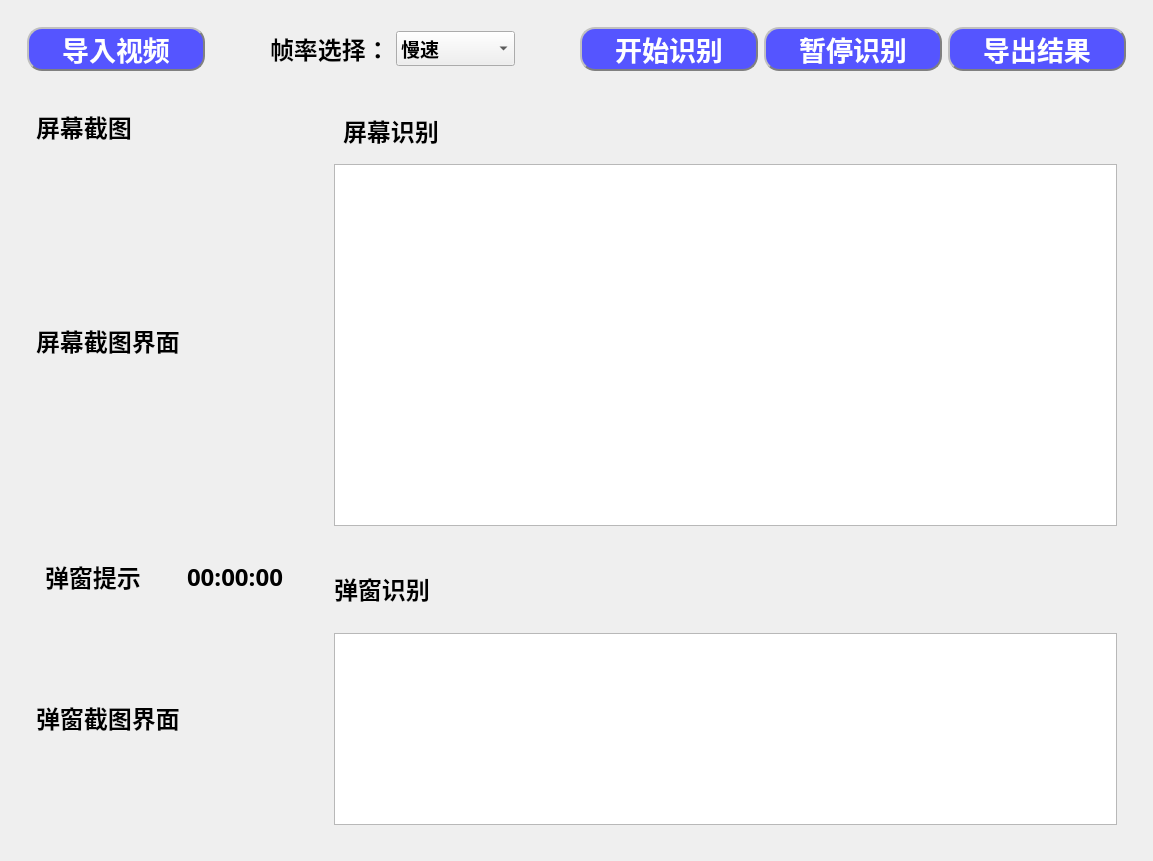
<?xml version="1.0" encoding="UTF-8"?>
<ui version="4.0">
 <class>MainWindow</class>
 <widget class="QMainWindow" name="MainWindow">
  <property name="geometry">
   <rect>
    <x>0</x>
    <y>0</y>
    <width>1153</width>
    <height>861</height>
   </rect>
  </property>
  <property name="windowTitle">
   <string>MainWindow</string>
  </property>
  <widget class="QWidget" name="centralwidget">
   <layout class="QGridLayout" name="gridLayout">
    <item row="0" column="0">
     <widget class="QWidget" name="widget_3" native="true">
      <layout class="QFormLayout" name="formLayout">
       <item row="0" column="0" colspan="2">
        <widget class="QWidget" name="widget_13" native="true">
         <layout class="QHBoxLayout" name="horizontalLayout_4" stretch="3,1,2,2,1,3,3,3">
          <item>
           <widget class="QPushButton" name="SelFile">
            <property name="font">
             <font>
              <family>微软雅黑</family>
              <pointsize>20</pointsize>
              <weight>75</weight>
              <bold>true</bold>
             </font>
            </property>
            <property name="styleSheet">
             <string notr="true">color: rgb(255, 255, 255);
background-color: rgb(85, 85, 255);
border-radius: 15px;  
border: 2px groove gray;
border-style: outset;
</string>
            </property>
            <property name="text">
             <string>导入视频</string>
            </property>
           </widget>
          </item>
          <item>
           <spacer name="horizontalSpacer_2">
            <property name="orientation">
             <enum>Qt::Horizontal</enum>
            </property>
            <property name="sizeHint" stdset="0">
             <size>
              <width>40</width>
              <height>20</height>
             </size>
            </property>
           </spacer>
          </item>
          <item>
           <widget class="QLabel" name="label_img_3">
            <property name="font">
             <font>
              <family>微软雅黑</family>
              <pointsize>18</pointsize>
              <weight>75</weight>
              <bold>true</bold>
             </font>
            </property>
            <property name="text">
             <string>帧率选择：</string>
            </property>
           </widget>
          </item>
          <item>
           <widget class="QComboBox" name="comboBox">
            <property name="font">
             <font>
              <family>微软雅黑</family>
              <pointsize>14</pointsize>
              <weight>75</weight>
              <bold>true</bold>
             </font>
            </property>
            <property name="styleSheet">
             <string notr="true"/>
            </property>
            <item>
             <property name="text">
              <string>慢速</string>
             </property>
            </item>
            <item>
             <property name="text">
              <string>中速</string>
             </property>
            </item>
            <item>
             <property name="text">
              <string>快速</string>
             </property>
            </item>
           </widget>
          </item>
          <item>
           <spacer name="horizontalSpacer_5">
            <property name="orientation">
             <enum>Qt::Horizontal</enum>
            </property>
            <property name="sizeHint" stdset="0">
             <size>
              <width>40</width>
              <height>20</height>
             </size>
            </property>
           </spacer>
          </item>
          <item>
           <widget class="QPushButton" name="RunProgram">
            <property name="font">
             <font>
              <family>微软雅黑</family>
              <pointsize>20</pointsize>
              <weight>75</weight>
              <bold>true</bold>
             </font>
            </property>
            <property name="styleSheet">
             <string notr="true">color: rgb(255, 255, 255);
background-color: rgb(85, 85, 255);
border-radius: 15px;  
border: 2px groove gray;
border-style: outset;
</string>
            </property>
            <property name="text">
             <string>开始识别</string>
            </property>
           </widget>
          </item>
          <item>
           <widget class="QPushButton" name="pushButton_stop">
            <property name="enabled">
             <bool>true</bool>
            </property>
            <property name="font">
             <font>
              <family>微软雅黑</family>
              <pointsize>20</pointsize>
              <weight>75</weight>
              <bold>true</bold>
             </font>
            </property>
            <property name="styleSheet">
             <string notr="true">color: rgb(255, 255, 255);
background-color: rgb(85, 85, 255);
border-radius: 15px;  
border: 2px groove gray;
border-style: outset;
</string>
            </property>
            <property name="text">
             <string>暂停识别</string>
            </property>
            <property name="default">
             <bool>false</bool>
            </property>
            <property name="flat">
             <bool>true</bool>
            </property>
           </widget>
          </item>
          <item>
           <widget class="QPushButton" name="pushButton_run">
            <property name="font">
             <font>
              <family>微软雅黑</family>
              <pointsize>20</pointsize>
              <weight>75</weight>
              <bold>true</bold>
             </font>
            </property>
            <property name="styleSheet">
             <string notr="true">color: rgb(255, 255, 255);
background-color: rgb(85, 85, 255);
border-radius: 15px;  
border: 2px groove gray;
border-style: outset;
</string>
            </property>
            <property name="text">
             <string>导出结果</string>
            </property>
           </widget>
          </item>
         </layout>
        </widget>
       </item>
       <item row="1" column="0">
        <widget class="QWidget" name="widget_12" native="true">
         <layout class="QVBoxLayout" name="verticalLayout_8" stretch="3,2">
          <item>
           <widget class="QWidget" name="widget_9" native="true">
            <layout class="QVBoxLayout" name="verticalLayout_6" stretch="1,8">
             <item>
              <widget class="QLabel" name="label_img_7">
               <property name="font">
                <font>
                 <family>微软雅黑</family>
                 <pointsize>18</pointsize>
                 <weight>75</weight>
                 <bold>true</bold>
                </font>
               </property>
               <property name="text">
                <string>屏幕截图</string>
               </property>
              </widget>
             </item>
             <item>
              <widget class="QLabel" name="label_raw">
               <property name="font">
                <font>
                 <family>微软雅黑</family>
                 <pointsize>18</pointsize>
                 <weight>75</weight>
                 <bold>true</bold>
                </font>
               </property>
               <property name="text">
                <string>屏幕截图界面</string>
               </property>
              </widget>
             </item>
            </layout>
           </widget>
          </item>
          <item>
           <widget class="QWidget" name="widget_10" native="true">
            <layout class="QVBoxLayout" name="verticalLayout_7" stretch="1,8">
             <item>
              <widget class="QWidget" name="widget_11" native="true">
               <layout class="QHBoxLayout" name="horizontalLayout" stretch="5,5,1">
                <item>
                 <widget class="QLabel" name="label_img_5">
                  <property name="font">
                   <font>
                    <family>微软雅黑</family>
                    <pointsize>18</pointsize>
                    <weight>75</weight>
                    <bold>true</bold>
                   </font>
                  </property>
                  <property name="text">
                   <string>弹窗提示</string>
                  </property>
                 </widget>
                </item>
                <item>
                 <spacer name="horizontalSpacer">
                  <property name="orientation">
                   <enum>Qt::Horizontal</enum>
                  </property>
                  <property name="sizeHint" stdset="0">
                   <size>
                    <width>40</width>
                    <height>20</height>
                   </size>
                  </property>
                 </spacer>
                </item>
                <item>
                 <widget class="QLabel" name="label_time">
                  <property name="font">
                   <font>
                    <family>微软雅黑</family>
                    <pointsize>18</pointsize>
                    <weight>75</weight>
                    <bold>true</bold>
                   </font>
                  </property>
                  <property name="text">
                   <string>00:00:00</string>
                  </property>
                 </widget>
                </item>
               </layout>
              </widget>
             </item>
             <item>
              <widget class="QLabel" name="label_pop_notification">
               <property name="font">
                <font>
                 <family>微软雅黑</family>
                 <pointsize>18</pointsize>
                 <weight>75</weight>
                 <bold>true</bold>
                </font>
               </property>
               <property name="text">
                <string>弹窗截图界面</string>
               </property>
              </widget>
             </item>
            </layout>
           </widget>
          </item>
         </layout>
        </widget>
       </item>
       <item row="1" column="1">
        <widget class="QWidget" name="widget_4" native="true">
         <layout class="QVBoxLayout" name="verticalLayout_5" stretch="3,2">
          <item>
           <widget class="QWidget" name="widget" native="true">
            <layout class="QVBoxLayout" name="verticalLayout" stretch="1,8">
             <item>
              <widget class="QWidget" name="widget_5" native="true">
               <layout class="QHBoxLayout" name="horizontalLayout_2">
                <item>
                 <widget class="QLabel" name="label">
                  <property name="font">
                   <font>
                    <family>微软雅黑</family>
                    <pointsize>18</pointsize>
                    <weight>75</weight>
                    <bold>true</bold>
                   </font>
                  </property>
                  <property name="text">
                   <string>屏幕识别</string>
                  </property>
                  <property name="textFormat">
                   <enum>Qt::AutoText</enum>
                  </property>
                 </widget>
                </item>
               </layout>
              </widget>
             </item>
             <item>
              <widget class="QTextEdit" name="listWidget"/>
             </item>
            </layout>
           </widget>
          </item>
          <item>
           <widget class="QWidget" name="widget_2" native="true">
            <layout class="QVBoxLayout" name="verticalLayout_3" stretch="1,0">
             <item>
              <widget class="QLabel" name="label_img_4">
               <property name="font">
                <font>
                 <family>微软雅黑</family>
                 <pointsize>18</pointsize>
                 <weight>75</weight>
                 <bold>true</bold>
                </font>
               </property>
               <property name="text">
                <string>弹窗识别</string>
               </property>
              </widget>
             </item>
             <item>
              <widget class="QTextEdit" name="listWidget2"/>
             </item>
            </layout>
           </widget>
          </item>
         </layout>
        </widget>
       </item>
      </layout>
     </widget>
    </item>
   </layout>
  </widget>
 </widget>
 <resources/>
 <connections/>
</ui>
